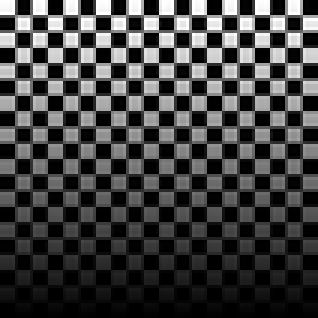
%> input picture hw7/input/checker.png, 106 x 106 px, shrunk from 400 x 400 before the run (shown 3 times larger)
$ octave HW7.m   (GNU Octave 9; MATLAB toolbox functions it lacks are replaced by stand-ins)
%> lines starting %> are read from the running program, lines starting %| are printed output that depends on the picture
### hw7/gaussDeriv2D.m
function [Gx, Gy] = gaussDeriv2D(sigma)
%> called with sigma = 0.7
    maskSize = 2*ceil(3*sigma)+1;
    Gx = zeros(maskSize,maskSize);
    xo = 1 + ceil(3*sigma);yo = xo;
    const1 = (2*pi*sigma^4);
    const2 = (2*sigma^2);
    for x=1:maskSize;
        for y=1:maskSize;
            Gx(y,x) = -((x - xo)/const1)*exp(-((x-xo)^2 + (y-yo)^2)/const2);
        end
    end
    Gy = Gx';
end

### hw7/harris_detector.m
function[cornerPoints,R]=harris_detector(Im, sigD,sigI, alpha)
[Gx,Gy] = gaussDeriv2D(sigD);
Ix = imfilter(Im,Gx,'replicate');
Iy = imfilter(Im,Gy,'replicate');
g_filter = fspecial('gaussian',2*ceil(3*sigI)+1,sigI);
g_Ix2 = imfilter(Ix.^2, g_filter,'replicate');
g_Iy2 = imfilter(Iy.^2, g_filter,'replicate');
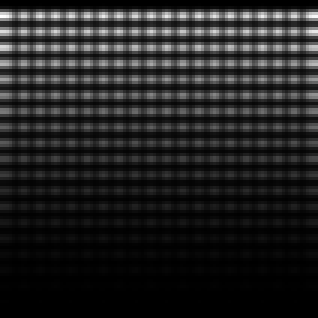
%> g_Iy2: size 106x106 double (shown 3 times larger); min 0.000573, max 7395.9, mean 986.5; drawn with min black and max white
g_IxIy = imfilter(Ix.*Iy, g_filter,'replicate');
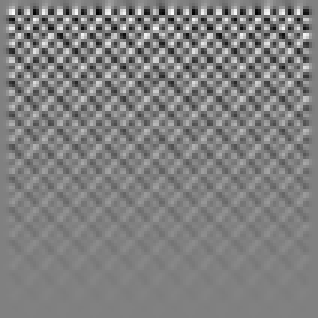
%> g_IxIy: size 106x106 double (shown 3 times larger); min -327.3, max 320.6, mean -0.1; drawn with min black and max white
R = (g_Ix2.*g_Iy2) - (g_IxIy.^2) - alpha.*((g_Ix2+g_Iy2).^2);
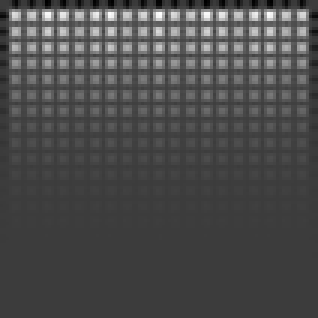
%> R: size 106x106 double (shown 3 times larger); min -3182160.8, max 10322853.4, mean 835532.1; drawn with min black and max white
R(R<1e6) = 0;
newIm = non_maximal_suppression(R);
[y,x] = find(newIm > 0);
cornerPoints = [x y];
end

### hw7/non_maximal_suppression.m
function[out] = non_maximal_suppression(Im)
[height,width] = size(Im);
%> height = 106; width = 106
out = zeros(height,width);
for x = 2:width-1
    for y=2:height-1
        max_in_nighborhood = max(max(Im(y-1:y+1,x-1:x+1)));
         if Im(y,x)==max_in_nighborhood
             out(y,x) = max_in_nighborhood;
         end
    end
end
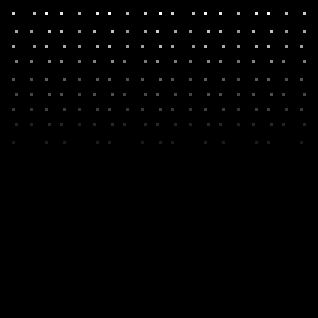
%> out: size 106x106 double (shown 3 times larger); min 0, max 10322853.4, mean 65192.5; drawn with min black and max white
end

### hw7/fast_detector.m
function[featurePoints] = fast_detector(Im, threshold, nStar)
circle = [0 -3; 1 -3; 2 -2; 3 -1; 3 0; 3 1; 2 2; 1 3; 0 3; -1 3; -2 2; -3 1; -3 0; -3 -1; -2 -2; -1 -3];
featurePoints = [];
[height, width] = size(Im);
radius = 3;
for x = radius+1:width-radius-1
    for y = radius+1:height-radius-1
        intensity_circle = zeros(1, size(circle, 1));
        current_pixel_value = Im(y,x);
        for n=1:size(circle,1)
            intensity_circle(1,n) = Im(y+circle(n,2),x+circle(n,1));
        end
        aboveT = intensity_circle > current_pixel_value + threshold;
        longestSeqAboveT = longest_non_zero_seq(aboveT);
        belowT = intensity_circle < current_pixel_value - threshold;
        longestSeqBelowT = longest_non_zero_seq(belowT);
        if longestSeqAboveT >=nStar || longestSeqBelowT >= nStar
            featurePoints = cat(1,featurePoints, [x y]);
        end
    end
end
end

### hw7/HW7.m
% Abhinav Mahalingam
% CSE5524 - HW7
% 10/7/2017

% HW7.m
%%%%%%%%%%%%%%%%%%%%%%%%%%%%%%%%%%%%%%%%
% Problem 1
Im = double(imread('input/checker.png'));
sigD = 0.7;
sigI = 1;
alpha = 0.05;
[cornerPoints, R] = harris_detector(Im, sigD, sigI, alpha);
%> in harris_detector, `[y,x] = find(newIm > 0);`: y = 165 values from 5 to 48; x = 165 values from 5 to 102
%> in harris_detector, `cornerPoints = [x y];`: cornerPoints = 165 rows, first 12: [5 5; 5 16; 5 27; 5 37; 5 48; 6 11; 6 21; 6 32; 6 42; 11 11; 11 21; 11 27]
imagesc(R);
title(sprintf('Harris detector - Thresholded R before non max suppression\nNumber of interest points: %d',size(R(R>0),1)));
colormap('gray');
pause;

imagesc(Im);
hold on;
plot(cornerPoints(:,1),cornerPoints(:,2),'rx','MarkerSize',3);
hold off;
title(sprintf('Harris detector - Actual corner points after non max suppression\nNumber of interest points: %d',size(cornerPoints,1)));
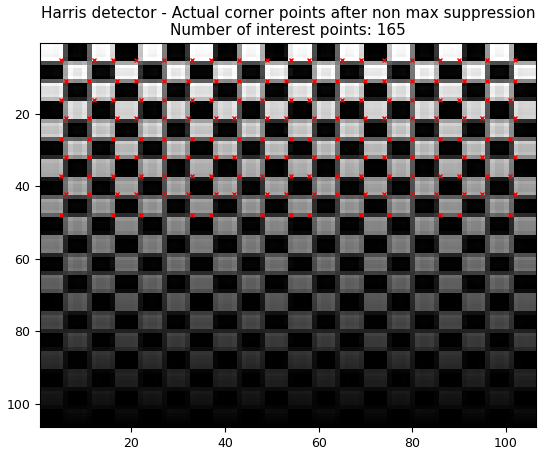
%> figure redrawn from the program's plot data
pause;


%%%%%%%%%%%%%%%%%%%%%%%%%%%%%%%%%%%%%%%%
% Problem 2
Im = double(imread('input/tower.png'));
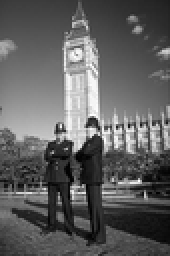
%> input picture hw7/input/tower.png, 85 x 128 px, shrunk from 321 x 481 before the run (shown 2 times larger)
%> Im: size 128x85 double; min 0, max 255, mean 95.3; mean of the top-left, top-right, bottom-left and bottom-right quarters 124.3, 100.4, 83, 74.1
thresholds = [10 20 30 50];
nStar = 12;
for threshold = thresholds
    featurePoints = fast_detector(Im, threshold, nStar);
    imagesc(Im);
    colormap('gray');
    hold on;
    plot(featurePoints(:,1),featurePoints(:,2),'rx');
    hold off;
    title(sprintf('FAST feature point detector - T: %d n*: %d\n Number of feature points: %d',threshold,nStar,size(featurePoints,1)));
    pause;
end
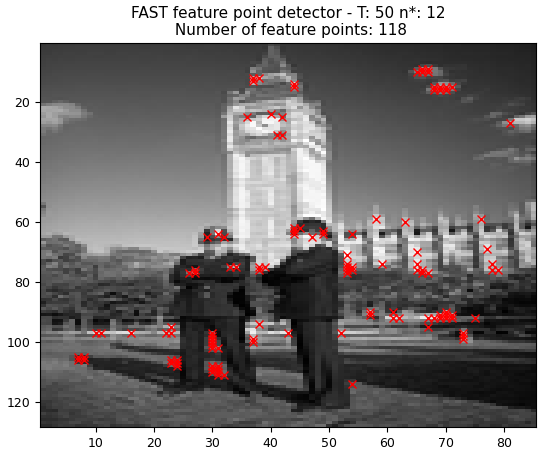
%> figure redrawn from the program's plot data
